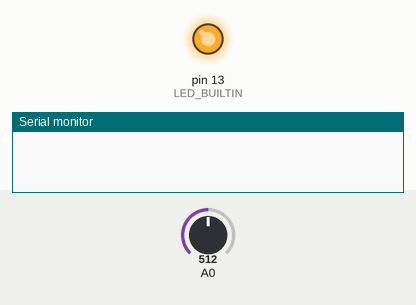
This sketch was run on a simulated Arduino Uno, built with avr-gcc and run on an emulated ATmega328P. On the bench: output pins drawn as LEDs (lit = HIGH), the last lines printed to the serial monitor. Inputs (shaded band) come from the test bench; at power-on: A0 = 512.

Above: at 1.0 s.
At 5.5 s:
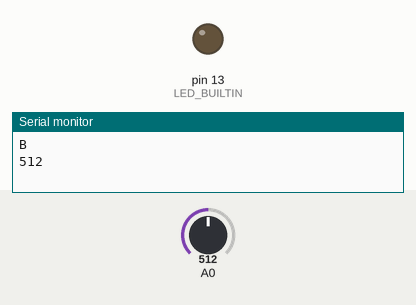
Timing chart, 0 to 6.9 s (numbered marks = the images above):
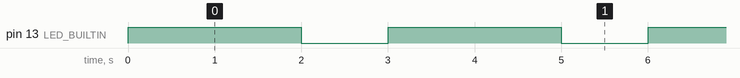

Measured:
- by itself, pin 13 (LED_BUILTIN): alternates HIGH for 2.0 s and LOW for 1.0 s

The sketch:

AcKapa_1.ino
```cpp
// the setup function runs once when you press reset or power the board
void setup() {
  // initialize digital pin LED_BUILTIN as an output.
  pinMode(LED_BUILTIN, OUTPUT);
  Serial.begin(9600);
}

// the loop function runs over and over again forever
void loop() {
  digitalWrite(LED_BUILTIN, HIGH);  // turn the LED on (HIGH is the voltage level)
  delay(2000);                      // wait for a second
  digitalWrite(LED_BUILTIN, LOW);   // turn the LED off by making the voltage LOW
  delay(1000);                      // wait for a second
  Serial.println("B");

  int okunanDeger = analogRead(A0);
  Serial.println(okunanDeger);
}
```
